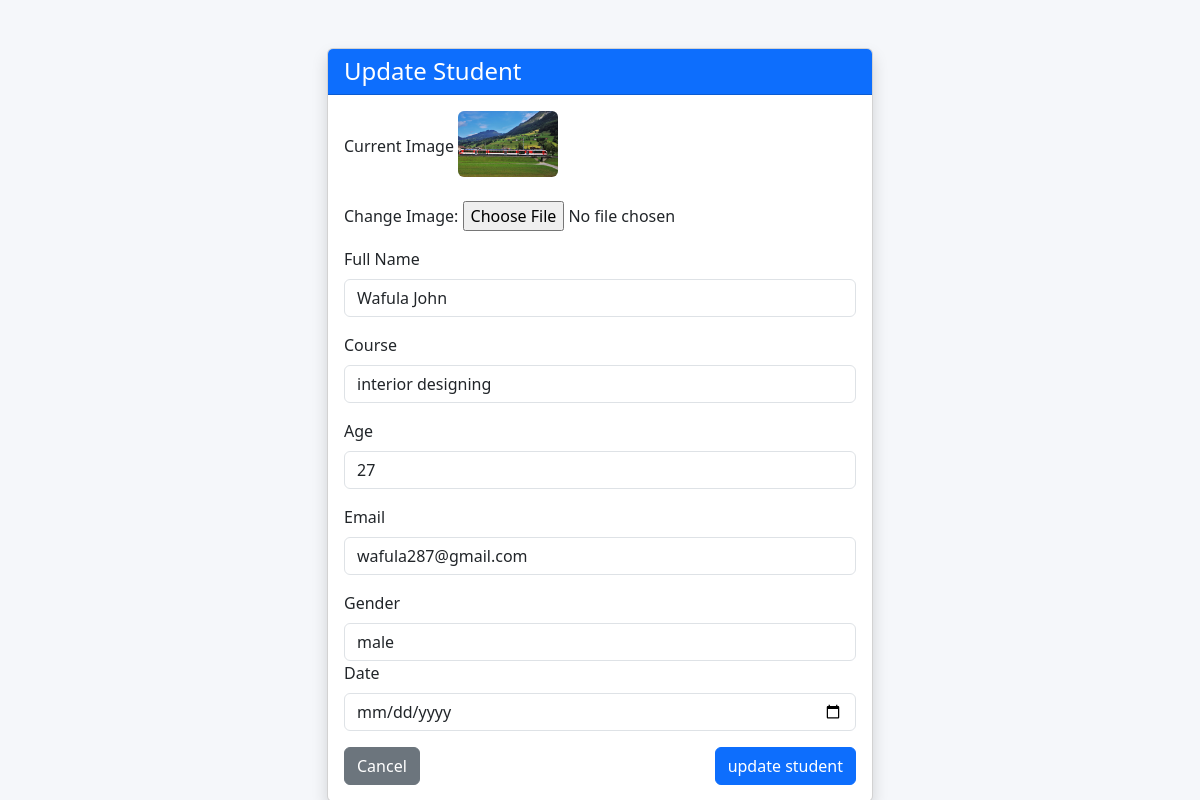
The app's page /update_student/2/ with its own data.
### Dashboard/models.py (models this page shows, shortened)
class Student(models.Model):
    image = models.ImageField(upload_to = 'students/', null=True, blank=True)
    name = models.CharField(max_length=20)
    name = models.CharField(max_length=20)
    course = models.CharField(max_length=30)
    age = models.IntegerField()
    email = models.EmailField()
    gender = models.CharField(max_length=20,null=True)
    date =   models.DateField(null=True)

### Dashboard/views.py (the view, shortened to what this page needs)
# urls.py: path('update_student/<int:id>/',views.update_student, name='update_student'),
def update_student(request,id):
    student =get_object_or_404(Student,id=id)
    return render(request, 'update_student.html', {'student':student})

### Dashboard/templates/update_student.html (shortened to what this page needs)
{% load static %}
<!DOCTYPE html>
<html lang="en">
<head>
    <link href="https://cdn.jsdelivr.net/npm/bootstrap@5.3.0/dist/css/bootstrap.min.css" rel="stylesheet">
    <link rel="stylesheet" href="{% static 'css/main.css'%}">
</head>
<body>
<div class="container mt-5">
    <div class="row justify-content-center">
        <div class="col-md-6">
            <div class="card shadow">
                <div class="card-header bg-primary text-white">
                    <h4 class="mb-0">Update Student</h4>
                </div>
                <div class="card-body">
                    <form method="POST" enctype="multipart/form-data">
                        {%if student.image%}
                        <div class="mb-3">
                            <label class="form-label">Current Image</label>
                            <img src="{{student.image.url}}" alt=""width="100" class="rounded mb-2">
                        </div>
                        {% endif %}
                       <div class="mb-3">
                           <label >Change Image:</label>
                           <input type="file" name="image" class="form-controll">
                       </div>
                        <div class="mb-3">
                            <label class="form-label">Full Name</label>
                            <input type="text" name="name" class="form-control" value="{{student.name}}">
                        </div>
                        <div class="mb-3">
                            <label class="form-label">Course</label>
                            <input type="text" name="course" class="form-control" value="{{student.course}}">
                        </div>
                        <div class="mb-3">
                            <label class="form-label">Age</label>
                            <input type="number" name="age" class="form-control" value="{{student.age}}">
                        </div>
                        <div class="mb-3">
                            <label class="form-label">Email</label>
                            <input type="email" name="email" class="form-control" value="{{student.email}}">
                        </div>
                         <div class="mb-3">
                            <label class="form-label">Gender</label>
                            <input type="gender" name="gender" class="form-control" value="{{student.gender}}">
                             <div class="mb-3">
                            <label class="form-label">Date</label>
                            <input type="date" name="date" class="form-control" value="{{student.date}}">
                             </div>
                         </div>
                        <div class="d-flex justify-content-between">
                            <a href="{% url 'dashboard' %}" class="btn btn-secondary">Cancel</a>
                            <button type="submit" class="btn btn-primary">update student</button>
                        </div>
                    </form>
                </div>
            </div>
        </div>
    </div>
</div>
</body>
</html>

### static/css/main.css (style rules this page uses)
body { background-color: #f5f7fa; }

### records on screen
Student: image (picture), name "Wafula John", course "interior designing", age "27", email "wafula287@gmail.com", gender "male"
